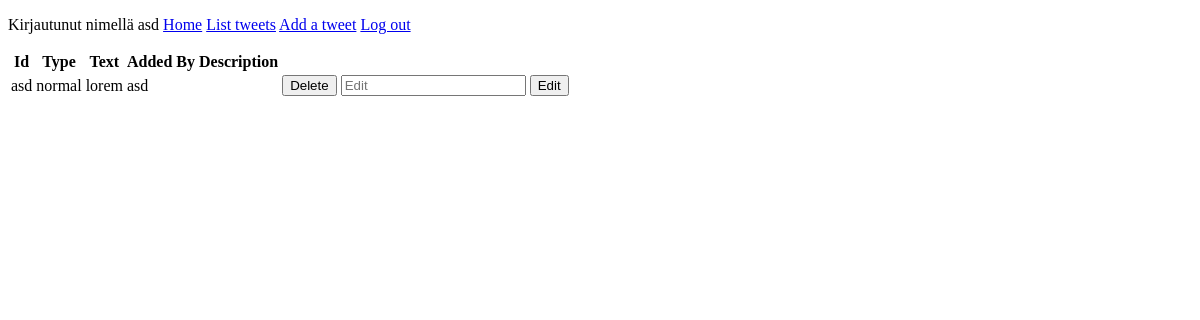
The page /tweets/7 (signed in) on the database as committed earlier.
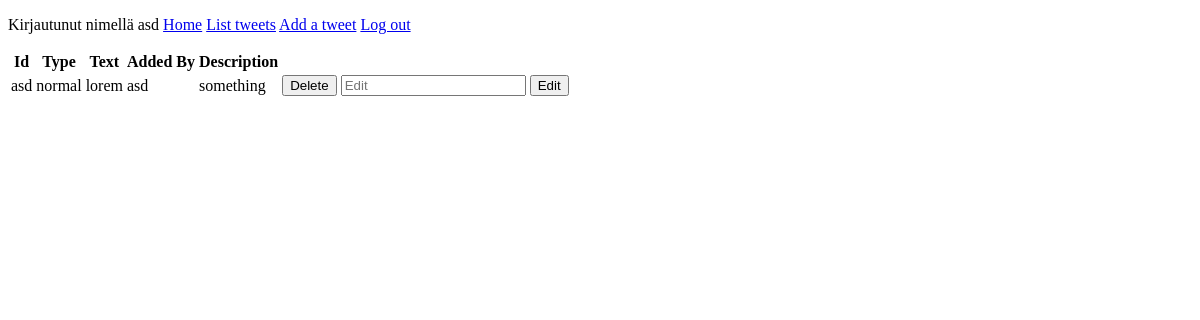
The same page on the database as committed later.
### application/auth/models.py (models this page shows, shortened)
class User(db.Model):
    __tablename__ = "account"
    id = db.Column(db.Integer, primary_key=True)
    date_created = db.Column(db.DateTime, default=db.func.current_timestamp())
    date_modified = db.Column(db.DateTime, default=db.func.current_timestamp(),
                              onupdate=db.func.current_timestamp())
    name = db.Column(db.String(144), nullable=False)
    username = db.Column(db.String(144), nullable=False)
    password = db.Column(db.String(144), nullable=False)
    tweets = db.relationship("Tweet", backref='account', lazy=True)

### application/tweets/models.py (models this page shows, shortened)
class Tweet(db.Model):
    id = db.Column(db.Integer, primary_key=True)
    date_created = db.Column(db.DateTime, default=db.func.current_timestamp())
    date_modified = db.Column(db.DateTime, default=db.func.current_timestamp(),
    onupdate=db.func.current_timestamp())
    tweetid = db.Column(db.String(100))
    tweettype = db.Column(db.String(100))
    tweettext = db.Column(db.String(300))
    addedby = db.Column(db.String(100))
    tweetdescription = db.Column(db.String(100))
    account_id = db.Column(db.Integer, db.ForeignKey('account.id'),
                           nullable=False)

### application/tweets/views.py (the view)
@app.route("/tweets/<id>")
@login_required
def tweets_view(id):
    tweets = []
    tweets = db.session().query(Tweet).filter(Tweet.id.contains(id))
    return render_template('tweets/tweet.html', tweets = tweets)

### application/__init__.py (called while the page is built)
@login_manager.user_loader
def load_user(user_id):
    return User.query.get(user_id)

### application/templates/tweets/tweet.html (shortened to what this page needs)
{% extends "layout.html" %}
{% block body %}
  <p>
<table>
    <tr>
      <th>Id</th>
      <th>Type</th>
      <th>Text</th>
      <th>Added By</th>
        <th>Description</th>
      <th></th>
    </tr>
    {% for tweet in tweets %}
    <tr>
        <td>{{ tweet.tweetid }}</td>
        <td>{{ tweet.tweettype }}</td>
        <td>{{ tweet.tweettext }}</td>
        <td>{{ tweet.addedby }}</td>
        <td>{{ tweet.tweetdescription }}</td>
        <td>
                        <form method="POST" action="{{ url_for('delete', id = tweet.id) }}">
                            <input type="submit" value="Delete">
                        </form>
        </td>
        <td>
            <div>
            <form method="POST" action="{{ url_for('tweet_edit', id = tweet.id) }}">
                <input type="text" name="tweetdescription" placeholder="Edit"/>
                <input type="submit" value="Edit">
            </form>
                </div>
        </td>
    </tr>
    {% endfor %}
  </table>  </p>
{% endblock %}

### application/templates/layout.html (shortened to what this page needs)
  <!DOCTYPE html>
  <html>
    <head>
    </head>
    <body>
    <div class="topnav">
              {% if current_user.is_authenticated %}
      <p>
	Kirjautunut nimellä {{ current_user.name }}
        <a class="active" href="/">Home</a>
        <a href="{{ url_for('tweets_index') }}">List tweets</a>
        <a href="{{ url_for('tweets_form') }}">Add a tweet</a>
        <a href="{{ url_for('auth_logout') }}">Log out</a>
      </p>
      {% else %}
                  <h1>Log in or register to view page</h1>
                  <a href="{{ url_for('index') }}">Home</a>
      <a href="{{ url_for('auth_login') }}">Log in</a>
      <a href="{{ url_for('auth_register') }}"> Register </a>
      {% endif %}
    </div>
      {% block body %}{% endblock %}
    </body>
  </html>

Rows that differ between the two databases and show on the page:
changed Tweet "asd": tweetdescription (not shown) → "something"
